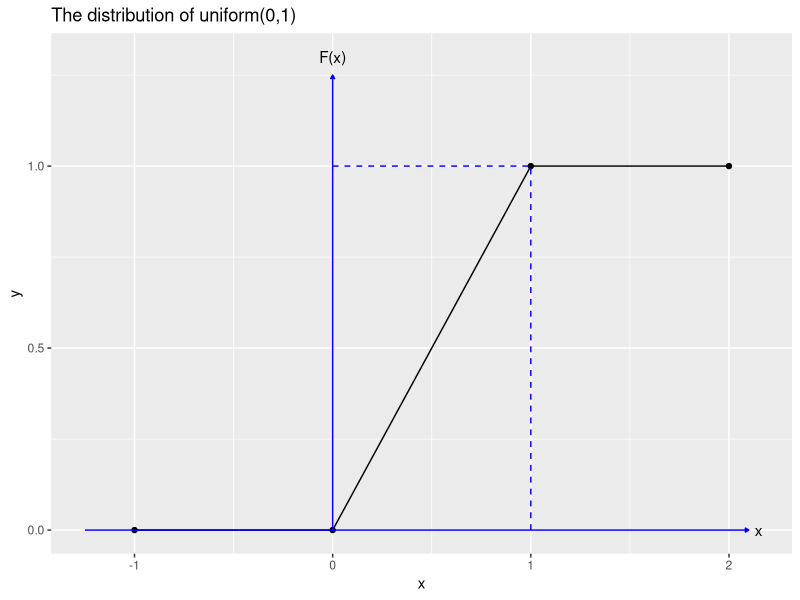

Source code (R):
# 极速构建
data_1 <- data.frame(x = c(-1, 0, 1, 2), y = c(0, 0, 1, 1)) # 构建主要的数据点

# 添加新的数据点以定义引导线
# 竖线的引导线，从(0,0)到(1,0)
df_line_s <- data.frame(x = c(1, 1), y = c(0, 1))

# 横线的引导线，从(0,1)到(1,1)
df_line_h <- data.frame(x = c(0, 1), y = c(1, 1))

library(ggplot2)
ggplot(data = data_1, aes(x = x, y = y)) +
    geom_point() + # 显示点
    geom_line() + # 连接所有点，使用group=1确保所有点被连接
    ggtitle("The distribution of uniform(0,1)") + # 添加标题
    # 添加引导线
    geom_line(data = df_line_s, aes(x = x, y = y), linetype = "dashed", color = "blue") +
    geom_line(data = df_line_h, aes(x = x, y = y), linetype = "dashed", color = "blue") + # 绘制虚线引导线
    # 添加坐标轴
    # 添加坐标轴，y轴
    annotate("segment",
        x = 0, y = 0, xend = 0, yend = 1.25, # 确定箭头的起始点
        arrow = arrow(length = unit(0.1, "cm"), type = "closed", ends = "last"),
        size = 0.5, color = "blue"
    ) +
    # 添加坐标轴，x轴
    annotate("segment",
        x = -1.25, y = 0, xend = 2.1, yend = 0, # 确定箭头的起始点
        arrow = arrow(length = unit(0.1, "cm"), type = "closed", ends = "last"),
        size = 0.5, color = "blue"
    ) +
    # 添加坐标轴注释
    annotate("text", x = 0, y = 1.3, label = "F(x)") +
    annotate("text", x = 2.15, y = 0, label = "x")
